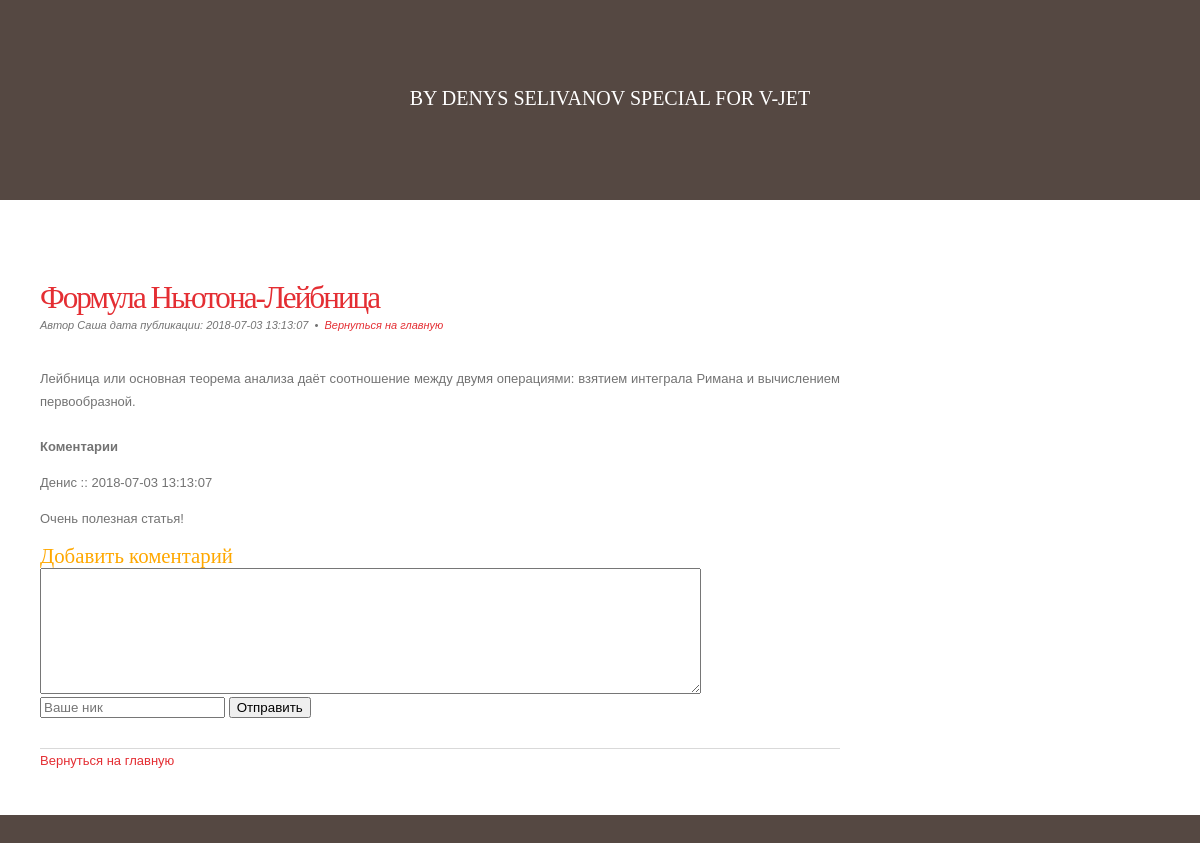
/post/6, run on the app's committed database.
### tables this page shows
CREATE TABLE `publication` (
  `id_publ` int(11) NOT NULL,
  `name` text NOT NULL,
  `text` text NOT NULL,
  `author` text NOT NULL,
  `date` datetime NOT NULL,
  `number_of_comments` int(11) NOT NULL DEFAULT '0'
);

CREATE TABLE `comments` (
  `id_com` int(11) NOT NULL,
  `id_to_what_post` int(11) NOT NULL,
  `author` text NOT NULL,
  `text` text NOT NULL,
  `date` datetime NOT NULL DEFAULT CURRENT_TIMESTAMP
);

### config/routes.php (called while the page is built)
<?php
$routes = [
    'post/([0-9]+)' => 'post/view/$1',
    'post' => 'post/index',
];
return  $routes;

### index.php (called while the page is built, shortened)
<?php
$router = new \liw\components\Router();
$router->run();

### core/models/Post.php (called while the page is built, shortened)
<?php
class Post
{
    public static function getPostItemById($id)
    {
        $id = intval($id);
        if ($id) {
            $db = Db::getConnection();
            $result = $db->query('SELECT * FROM publication WHERE id_publ =' . $id);
            $result->setFetchMode(\PDO::FETCH_ASSOC);
            $postItem = $result->fetch();
            return $postItem;
        }
    }
    public static function getCommentById($id)
    {
        $id = intval($id);
        if ($id) {
            $commentItem = [];
            $db = Db::getConnection();
            $result = $db->query('SELECT * FROM comments WHERE id_to_what_post =' . $id);
            $i = 0;
            while($row = $result->fetch()) {
                $commentItem[$i]['date'] = $row['date'];
                $commentItem[$i]['text'] = $row['text'];
                $commentItem[$i]['author'] = $row['author'];
                $i++;
            }
            return $commentItem;
        }
    }
}

### core/views/view.php (the view, shortened to what this page needs)
<!DOCTYPE html PUBLIC "-//W3C//DTD XHTML 1.0 Strict//EN">
<head>
    <link href="/assets/style.css" rel="stylesheet" type="text/css" media="screen"/>
</head>
<body>
<div id="wrapper">
    <div id="header-wrapper">
        <div id="header">
            <div id="logo">
                <p>by Denys Selivanov special for v-jet</p>
            </div>
        </div>
    </div>
    <div id="page">
        <div id="page-bgtop">
            <div id="page-bgbtm">
                <div id="content">
                    <div class="post">
                        <h2 class="title"><a href='/post/<?php echo $postItem['id_publ']; ?>'><?php echo $postItem['name']; ?></a>
                        </h2>
                        <p class="meta">Автор <?php echo $postItem['author']; ?>
                            дата публикации: <?php echo $postItem['date']; ?>
                            &nbsp;&bull;&nbsp; <a href='/post/' class="permalink">Вернуться на главную</a></p>
                        <div class="entry">
                            <div class="post_text">
                                <p><?php echo $postItem['text']; ?></p>
                            </div>
                        </div>
                        <div class="comments">
                            <h4>Коментарии</h4>
                            <?php foreach ($commentItem as $commentItems): ?>
                                <p><?php echo $commentItems['author'] . " :: " . $commentItems['date']; ?></p>
                                <p><?php echo $commentItems['text']; ?></p>
                            <?php endforeach; ?>
                        </div>
                        <div class="form">
                            <h3>Добавить коментарий</h3>
                            <form action="" method="post">
                                <textarea required  name="comm_text" id="comm_text" cols="80" rows="8"></textarea><br>
                                <input required name="author" type="text" placeholder="Ваше ник">
                                <input type="submit" value="Отправить">
                            </form>
                        </div>
                    </div>
                    <p><a href='/post/' class="permalink">Вернуться на главную</a></p>
                    <div style="clear: both;">&nbsp;</div>
                </div>
                <div style="clear: both;">&nbsp;</div>
            </div>
        </div>
    </div>
</div>
</body>
</html>

### components/Router.php (shortened to what this page needs)
<?php
class Router
{
    private $routes;
    public function __construct()
    {
        $routesPath = 'config/routes.php';
        $this->routes = include($routesPath);
    }
    private function getURI()
    {
        if (!empty($_SERVER['REQUEST_URI'])){
            return trim($_SERVER['REQUEST_URI'], '/');
        }else{
            die("Строка поиска пуста");
        }
    }
    public function run()
    {
        $uri = $this->getURI();
        foreach ($this->routes as $uriPattern => $path){
            if (preg_match("~$uriPattern~", $uri)){
                $internalRoute = preg_replace("~$uriPattern~", $path, $uri);
                $segments = explode('/', $internalRoute);
                $controllerName = ucfirst(array_shift($segments)) . 'Controller';
                $actionName = 'action' . ucfirst(array_shift($segments));
                $parameters = $segments;
                $controllerObject = new $controllerName;
                $result = call_user_func_array(array($controllerObject, $actionName), $parameters);
                if ($result != null) {
                    break;
                }
            }
        }
    }
}

### assets/style.css (style rules this page uses)
body { margin: 0; padding: 0; background: #554842; font-family: Arial, Helvetica, sans-serif; font-size: 13px; color: #737373; }
h1, h2, h3 { margin: 0; padding: 0; font-family: 'Arvo', serif; font-weight: normal; color: #FFA800; }
h2 { font-size: 2.4em; }
h3 { font-size: 1.6em; }
p, ul, ol { margin-top: 0; line-height: 180%; }
a { text-decoration: none; color: #E42E33; }
#wrapper { margin: 0 auto; padding: 0; }
#header-wrapper { height: 200px; }
#header { width: 960px; height: 240px; margin: 0 auto; }
#logo { width: 980px; height: 100px; margin: 0px auto; padding: 80px 0px 0px 0px; color: #FFFFFF; }
#logo h1, #logo p { display: block; margin: 0; padding: 0; }
#logo p { text-align: center; text-transform: uppercase; font-family: 'Arvo', serif; font-size: 20px; }
#page { width: 1200px; margin: 0 auto; padding: 0; background-color: #FFFFFF; }
#page-bgbtm { margin: 0px; padding: 40px 40px 0px 40px; }
#content { float: left; width: 800px; padding: 0px 0px 0px 0px; }
.post { clear: both; padding: 30px 0px; border-bottom: 1px solid #D9D9D9; }
.post .title { padding-top: 10px; letter-spacing: -2px; }
.post .title a { border: none; color: #E42E33; }
.post .meta { padding-bottom: 10px; text-align: left; font-family: Arial, Helvetica, sans-serif; font-size: 11px; font-style: italic; }
.post .entry { text-align: justify; margin-bottom: 25px; padding: 10px 0px 0px 0px; }

### data on the page
publication: name "Формула Ньютона-Лейбница", author "Саша", date "2018-07-03 13:13:07", text "Лейбница или основная теорема анализа даёт соотношение между двумя операциями: взятием интеграла Римана и вычислением первообразной."
comments: author "Денис", date "2018-07-03 13:13:07", text "Очень полезная статья!"
